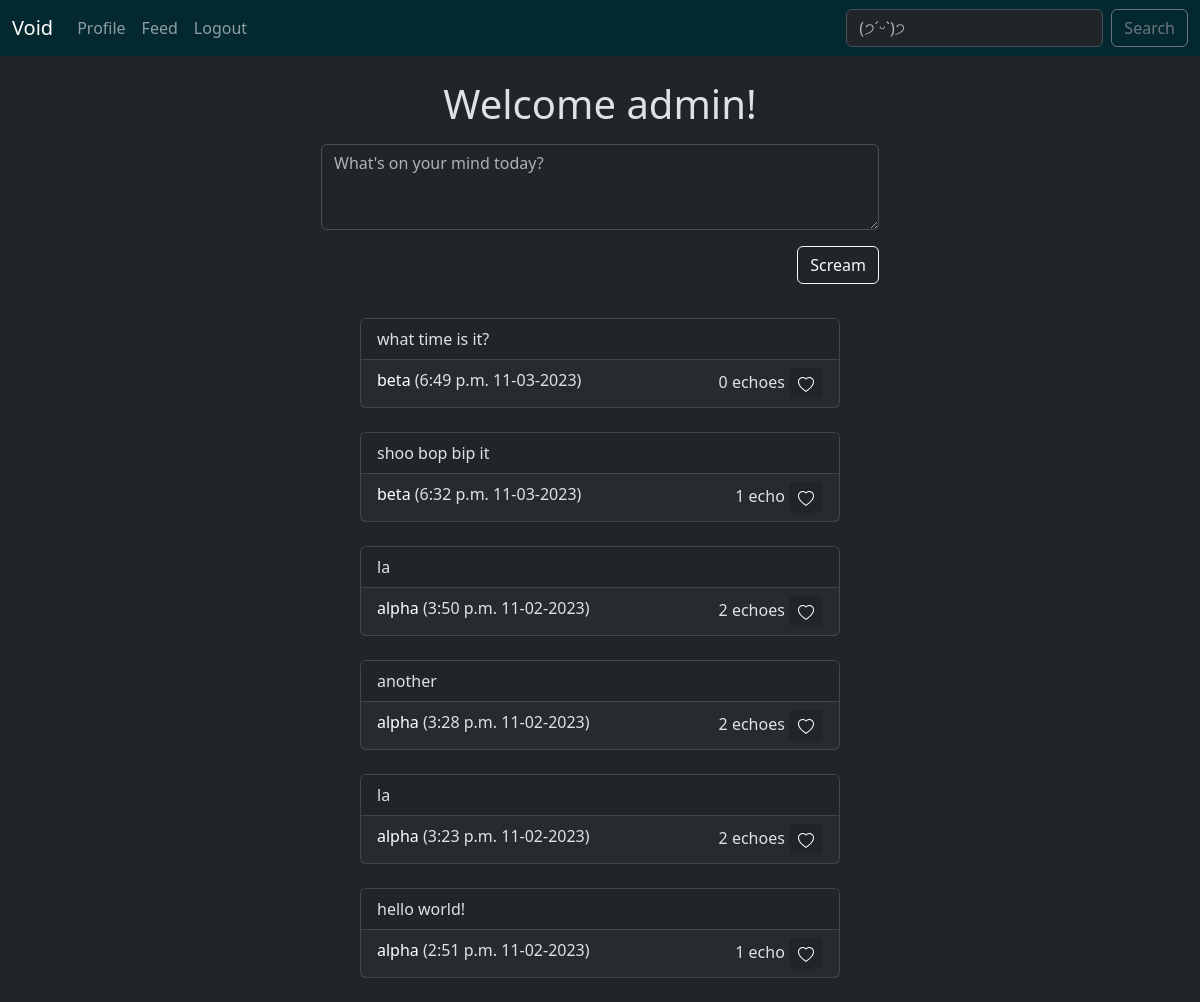
The app's page / (signed in) with its own data.
### twitclone/models.py (models this page shows)
class Post(models.Model):
    post = models.CharField(max_length=300)
    post_time = models.DateTimeField(auto_now_add=True)
    likes = models.ManyToManyField(Profile,
        related_name="likes",
        blank=True)
    poster = models.ForeignKey(Profile, on_delete=models.CASCADE)
    def __str__(self):
        return (
            f"{self.id} "
            f"{self.poster} "
            f"({self.post_time:%I:%M %p %m-%d-%Y})"
        )

class Profile(models.Model):
    user = models.OneToOneField(User, on_delete=models.CASCADE, related_name="profile_user")
    follows = models.ManyToManyField("self",
        related_name="followed_by",
        symmetrical=False,
        blank=True)
    def __str__(self):
        return self.user.username

### twitclone/views.py (the view, shortened to what this page needs)
# urls.py: 2. Add a URL to urlpatterns:  path('', views.home, name='home')
@login_required
def home(request):
    form = PostCreateForm(request.POST or None)
    context = { "name": request.user, "posts": Post.objects.all().order_by("-post_time"), "form": form}
    return render(request, 'twitclone/home.html', context)

### twitclone/forms.py
class PostCreateForm(forms.ModelForm):
    post = forms.CharField(
        widget=forms.widgets.Textarea(
            attrs={
                "placeholder": "What's on your mind today?",
                "class": "form-control",
                "rows": "3",
                "maxlength": "300",
                "required": "True"
            }
        ),
        required=False,
        label=""
    )
    class Meta:
        model = Post
        exclude = ("poster", "likes")

### twitclone/templates/twitclone/home.html (shortened to what this page needs)
{% extends 'twitclone/base.html' %}
{% block content %}
<form action="" method="POST">
    <div class="mb-3 position-relative start-50 translate-middle-x w-50">
        <h1 class="text-center mb-3">Welcome {{ name }}!</h1>
        {{ form.as_p }}
        <button type="submit" class="btn btn-outline-light float-end">Scream</button>
    </div>
</form>
<br/>
<div class="mt-5 position-relative">
    {% for post in posts %}
        <div class="card start-50 translate-middle-x " style="width: 30rem;">
            <ul class="list-group list-group-flush">
                <li class="list-group-item">{{ post.post }}</li>
            </ul>
            <div class="card-footer">
                <form id="like_form" action="" method="POST">
                    <a class="link-body-emphasis link-offset-3 link-underline-opacity-0 link-underline-opacity-0-hover" href="{% url 'profile' profile_name=post.poster.user.profile_user %}">{{ post.poster }}</a> ({{ post.post_time|date:'g:i a m-d-Y' }})
                    {% if post.likes.count == 1 %}
                        <text class="float-end pr-3">1 echo
                            <button type="submit" class="btn btn-dark btn-sm ml-4" name="like" value="{{ post }}">
                            </button>
                        </text>
                    {% else %}
                        <text class="float-end">{{ post.likes.count }} echoes
                            <button type="submit" class="btn btn-dark btn-sm ml-4" name="like" value="{{ post }}">
                            </button>
                        </text>
                    {% endif %}
                </form>
            </div>
        </div>
        <br/>
    {% endfor %}
</div>
{% endblock %}

### records on screen
Post: post "what time is it?", poster "beta", post_time "6:49 p.m. 11-03-2023", likes.count "0"
Post: post "shoo bop bip it", poster "beta", post_time "6:32 p.m. 11-03-2023"
Post: post "la", poster "alpha", post_time "3:50 p.m. 11-02-2023", likes.count "2"
Post: post "another", poster "alpha", post_time "3:28 p.m. 11-02-2023", likes.count "2"
Post: post "la", poster "alpha", post_time "3:23 p.m. 11-02-2023", likes.count "2"
Post: post "hello world!", poster "alpha", post_time "2:51 p.m. 11-02-2023"

### other values on screen
{{ name }} "admin"
